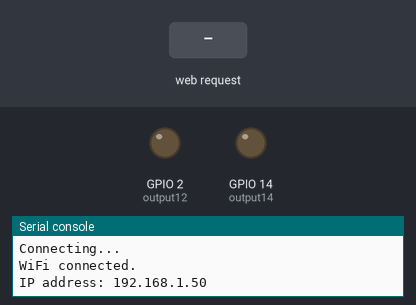
Recording of a program running on a simulated ESP32 board running MicroPython. Parts: output pins drawn as LEDs (lit = HIGH), the last lines printed to the serial console. The test bench sets the inputs (shaded band). WiFi joins after 1.5 s.

Above: at 2.7 s.
2.8 s: HTTP request GET /12/on received
At 4.0 s:
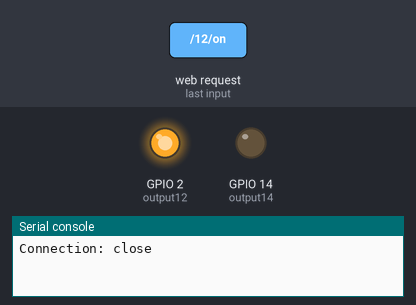
4.3 s: HTTP request GET /14/on received
At 5.3 s:
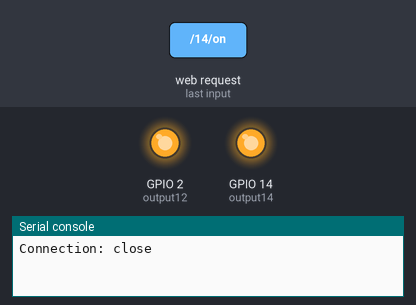
5.8 s: HTTP request GET /12/off received
At 6.4 s:
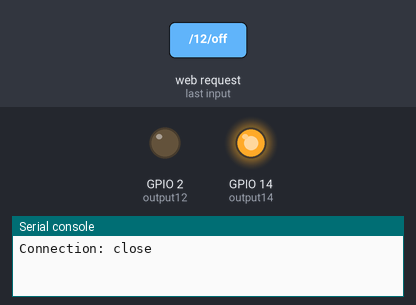
7.3 s: HTTP request GET /14/off received
At 8.7 s:
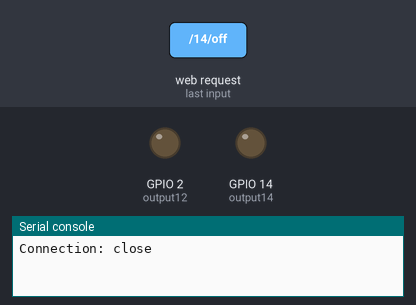
Timing chart, 0 to 9.8 s (numbered marks = the images above; inputs shaded):
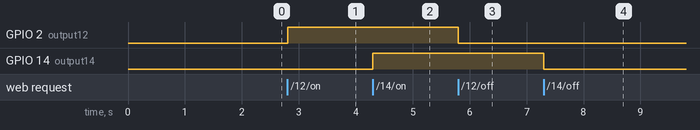

The program:

Web_Led_Esp32.py
```python
import network
import socket
import time
from machine import Pin

# Replace with your network credentials
SSID = "REPLACE_WITH_YOUR_SSID"
PASSWORD = "REPLACE_WITH_YOUR_PASSWORD"

# Set up GPIO pins
output12 = Pin(2, Pin.OUT)
output14 = Pin(14, Pin.OUT)
output12.value(0)
output14.value(0)

# Connect to Wi-Fi
wlan = network.WLAN(network.STA_IF)
wlan.active(True)
wlan.connect(SSID, PASSWORD)

while not wlan.isconnected():
    time.sleep(0.5)
    print("Connecting...")

print("WiFi connected.")
print("IP address:", wlan.ifconfig()[0])

# Start web server
server = socket.socket(socket.AF_INET, socket.SOCK_STREAM)
server.setsockopt(socket.SOL_SOCKET, socket.SO_REUSEADDR, 1)
server.bind(('', 80))
server.listen(5)

def handle_request(client):
    request = client.recv(1024).decode("utf-8")
    print(request)

    if "GET /12/on" in request:
        output12.value(1)
    elif "GET /12/off" in request:
        output12.value(0)
    elif "GET /14/on" in request:
        output14.value(1)
    elif "GET /14/off" in request:
        output14.value(0)

    response = """HTTP/1.1 200 OK
Content-Type: text/html

<!DOCTYPE html>
<html>
<head>
<meta name="viewport" content="width=device-width, initial-scale=1">
<style>
html {{ font-family: Helvetica; text-align: center; }}
.button {{ background-color: #4CAF50; color: white; padding: 16px 40px; font-size: 30px; margin: 2px; cursor: pointer; }}
.button2 {{ background-color: #555555; }}
</style>
</head>
<body>
<h1>ESP32 Web Server</h1>
<p>GPIO 12 - State {}</p>
<p><a href="/12/{}/"><button class="button {}">{} </button></a></p>
<p>GPIO 14 - State {}</p>
<p><a href="/14/{}/"><button class="button {}">{} </button></a></p>
</body>
</html>
""".format(
    "on" if output12.value() else "off",
    "off" if output12.value() else "on",
    "button2" if output12.value() else "",
    "OFF" if output12.value() else "ON",
    "on" if output14.value() else "off",
    "off" if output14.value() else "on",
    "button2" if output14.value() else "",
    "OFF" if output14.value() else "ON"
)

    client.send(response)
    client.close()

while True:
    client, addr = server.accept()
    handle_request(client)
```

Measured:
- after the input at 2.8 s, GPIO 2 (output12): LOW → HIGH at once
- after the input at 4.3 s, GPIO 14 (output14): LOW → HIGH at once
- after the input at 5.8 s, GPIO 2 (output12): HIGH → LOW at once
- after the input at 7.3 s, GPIO 14 (output14): HIGH → LOW at once
